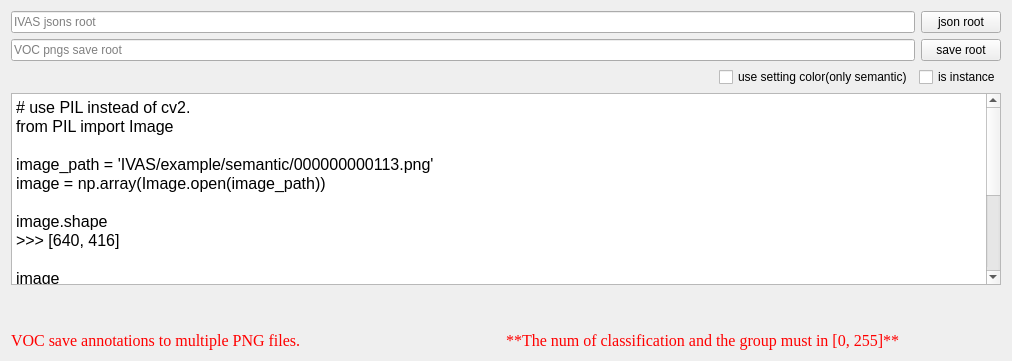
     <widget class="QWidget" name="tab_VOC">
      <attribute name="title">
       <string>VOC</string>
      </attribute>
      <layout class="QVBoxLayout" name="verticalLayout_14">
       <item>
        <widget class="QWidget" name="widget_12" native="true">
         <layout class="QGridLayout" name="gridLayout_5">
          <property name="leftMargin">
           <number>0</number>
          </property>
          <property name="topMargin">
           <number>0</number>
          </property>
          <property name="rightMargin">
           <number>0</number>
          </property>
          <property name="bottomMargin">
           <number>0</number>
          </property>
          <item row="1" column="1">
           <widget class="QPushButton" name="pushButton_ivas2voc_voc_png_root">
            <property name="text">
             <string>save root</string>
            </property>
           </widget>
          </item>
          <item row="1" column="0">
           <widget class="QLineEdit" name="lineEdit_ivas2voc_voc_png_root">
            <property name="readOnly">
             <bool>true</bool>
            </property>
            <property name="placeholderText">
             <string>VOC pngs save root</string>
            </property>
           </widget>
          </item>
          <item row="0" column="0">
           <widget class="QLineEdit" name="lineEdit_ivas2voc_ivas_json_root">
            <property name="readOnly">
             <bool>true</bool>
            </property>
            <property name="placeholderText">
             <string>IVAS jsons root</string>
            </property>
           </widget>
          </item>
          <item row="0" column="1">
           <widget class="QPushButton" name="pushButton_ivas2voc_ivas_json_root">
            <property name="text">
             <string>json root</string>
            </property>
           </widget>
          </item>
         </layout>
        </widget>
       </item>
       <item>
        <widget class="QWidget" name="widget_15" native="true">
         <property name="maximumSize">
          <size>
           <width>16777215</width>
           <height>16777215</height>
          </size>
         </property>
         <layout class="QHBoxLayout" name="horizontalLayout_4">
          <property name="leftMargin">
           <number>0</number>
          </property>
          <property name="topMargin">
           <number>0</number>
          </property>
          <property name="rightMargin">
           <number>0</number>
          </property>
          <property name="bottomMargin">
           <number>0</number>
          </property>
          <item>
           <spacer name="horizontalSpacer_4">
            <property name="orientation">
             <enum>Qt::Horizontal</enum>
            </property>
            <property name="sizeHint" stdset="0">
             <size>
              <width>708</width>
              <height>20</height>
             </size>
            </property>
           </spacer>
          </item>
          <item>
           <widget class="QCheckBox" name="checkBox_use_setting_color">
            <property name="text">
             <string>use setting color(only semantic)</string>
            </property>
           </widget>
          </item>
          <item>
           <widget class="QCheckBox" name="checkBox_is_instance">
            <property name="text">
             <string>is instance</string>
            </property>
           </widget>
          </item>
         </layout>
        </widget>
       </item>
       <item>
        <widget class="QTextBrowser" name="textBrowser_2">
         <property name="maximumSize">
          <size>
           <width>16777215</width>
           <height>16777215</height>
          </size>
         </property>
         <property name="html">
          <string>&lt;!DOCTYPE HTML PUBLIC &quot;-//W3C//DTD HTML 4.0//EN&quot; &quot;http://www.w3.org/TR/REC-html40/strict.dtd&quot;&gt;
&lt;html&gt;&lt;head&gt;&lt;meta name=&quot;qrichtext&quot; content=&quot;1&quot; /&gt;&lt;style type=&quot;text/css&quot;&gt;
p, li { white-space: pre-wrap; }
&lt;/style&gt;&lt;/head&gt;&lt;body style=&quot; font-family:'Times New Roman'; font-size:12pt; font-weight:400; font-style:normal;&quot;&gt;
&lt;p style=&quot; margin-top:0px; margin-bottom:0px; margin-left:0px; margin-right:0px; -qt-block-indent:0; text-indent:0px;&quot;&gt;# use PIL instead of cv2.&lt;/p&gt;
&lt;p style=&quot; margin-top:0px; margin-bottom:0px; margin-left:0px; margin-right:0px; -qt-block-indent:0; text-indent:0px;&quot;&gt;from PIL import Image&lt;/p&gt;
&lt;p style=&quot;-qt-paragraph-type:empty; margin-top:0px; margin-bottom:0px; margin-left:0px; margin-right:0px; -qt-block-indent:0; text-indent:0px;&quot;&gt;&lt;br /&gt;&lt;/p&gt;
&lt;p style=&quot; margin-top:0px; margin-bottom:0px; margin-left:0px; margin-right:0px; -qt-block-indent:0; text-indent:0px;&quot;&gt;image_path = 'IVAS/example/semantic/000000000113.png'&lt;/p&gt;
&lt;p style=&quot; margin-top:0px; margin-bottom:0px; margin-left:0px; margin-right:0px; -qt-block-indent:0; text-indent:0px;&quot;&gt;image = np.array(Image.open(image_path))&lt;/p&gt;
&lt;p style=&quot;-qt-paragraph-type:empty; margin-top:0px; margin-bottom:0px; margin-left:0px; margin-right:0px; -qt-block-indent:0; text-indent:0px;&quot;&gt;&lt;br /&gt;&lt;/p&gt;
&lt;p style=&quot; margin-top:0px; margin-bottom:0px; margin-left:0px; margin-right:0px; -qt-block-indent:0; text-indent:0px;&quot;&gt;image.shape&lt;/p&gt;
&lt;p style=&quot; margin-top:0px; margin-bottom:0px; margin-left:0px; margin-right:0px; -qt-block-indent:0; text-indent:0px;&quot;&gt;&amp;gt;&amp;gt;&amp;gt; [640, 416]&lt;/p&gt;
&lt;p style=&quot;-qt-paragraph-type:empty; margin-top:0px; margin-bottom:0px; margin-left:0px; margin-right:0px; -qt-block-indent:0; text-indent:0px;&quot;&gt;&lt;br /&gt;&lt;/p&gt;
&lt;p style=&quot; margin-top:0px; margin-bottom:0px; margin-left:0px; margin-right:0px; -qt-block-indent:0; text-indent:0px;&quot;&gt;image&lt;/p&gt;
&lt;p style=&quot; margin-top:0px; margin-bottom:0px; margin-left:0px; margin-right:0px; -qt-block-indent:0; text-indent:0px;&quot;&gt;&amp;gt;&amp;gt;&amp;gt; [[0, 0, 0, ...0, 0, 0],&lt;/p&gt;
&lt;p style=&quot; margin-top:0px; margin-bottom:0px; margin-left:0px; margin-right:0px; -qt-block-indent:0; text-indent:0px;&quot;&gt;         [0, 0, 0, ...0, 0, 0],&lt;/p&gt;
&lt;p style=&quot; margin-top:0px; margin-bottom:0px; margin-left:0px; margin-right:0px; -qt-block-indent:0; text-indent:0px;&quot;&gt;         [0, 0, 0, ...0, 0, 0],&lt;/p&gt;
&lt;p style=&quot; margin-top:0px; margin-bottom:0px; margin-left:0px; margin-right:0px; -qt-block-indent:0; text-indent:0px;&quot;&gt;         ...&lt;/p&gt;
&lt;p style=&quot; margin-top:0px; margin-bottom:0px; margin-left:0px; margin-right:0px; -qt-block-indent:0; text-indent:0px;&quot;&gt;         [0, 0, 0, ...7, 7, 7],&lt;/p&gt;
&lt;p style=&quot; margin-top:0px; margin-bottom:0px; margin-left:0px; margin-right:0px; -qt-block-indent:0; text-indent:0px;&quot;&gt;         [0, 0, 0, ...7, 7, 7],&lt;/p&gt;
&lt;p style=&quot; margin-top:0px; margin-bottom:0px; margin-left:0px; margin-right:0px; -qt-block-indent:0; text-indent:0px;&quot;&gt;         [0, 0, 0, ...7, 7, 7]]&lt;/p&gt;
&lt;p style=&quot;-qt-paragraph-type:empty; margin-top:0px; margin-bottom:0px; margin-left:0px; margin-right:0px; -qt-block-indent:0; text-indent:0px;&quot;&gt;&lt;br /&gt;&lt;/p&gt;&lt;/body&gt;&lt;/html&gt;</string>
         </property>
        </widget>
       </item>
       <item>
        <spacer name="verticalSpacer">
         <property name="orientation">
          <enum>Qt::Vertical</enum>
         </property>
         <property name="sizeHint" stdset="0">
          <size>
           <width>20</width>
           <height>40</height>
          </size>
         </property>
        </spacer>
       </item>
       <item>
        <widget class="QWidget" name="widget_22" native="true">
         <property name="minimumSize">
          <size>
           <width>0</width>
           <height>0</height>
          </size>
         </property>
         <property name="maximumSize">
          <size>
           <width>16777215</width>
           <height>16777215</height>
          </size>
         </property>
         <layout class="QHBoxLayout" name="horizontalLayout_5">
          <property name="spacing">
           <number>0</number>
          </property>
          <property name="leftMargin">
           <number>0</number>
          </property>
          <property name="topMargin">
           <number>0</number>
          </property>
          <property name="rightMargin">
           <number>0</number>
          </property>
          <property name="bottomMargin">
           <number>0</number>
          </property>
          <item>
           <widget class="QLabel" name="label_5">
            <property name="maximumSize">
             <size>
              <width>16777215</width>
              <height>16777215</height>
             </size>
            </property>
            <property name="font">
             <font>
              <family>Times New Roman</family>
              <pointsize>12</pointsize>
              <weight>50</weight>
              <italic>false</italic>
              <bold>false</bold>
             </font>
            </property>
            <property name="styleSheet">
             <string notr="true">color: rgb(255, 0, 0);</string>
            </property>
            <property name="text">
             <string>VOC save annotations to multiple PNG files.</string>
            </property>
           </widget>
          </item>
          <item>
           <widget class="QLabel" name="label_10">
            <property name="font">
             <font>
              <family>Times New Roman</family>
              <pointsize>12</pointsize>
              <weight>50</weight>
              <italic>false</italic>
              <bold>false</bold>
             </font>
            </property>
            <property name="styleSheet">
             <string notr="true">color: rgb(255, 0, 0);</string>
            </property>
            <property name="text">
             <string>**The num of classification and the group must in [0, 255]**</string>
            </property>
           </widget>
          </item>
         </layout>
        </widget>
       </item>
      </layout>
     </widget>
